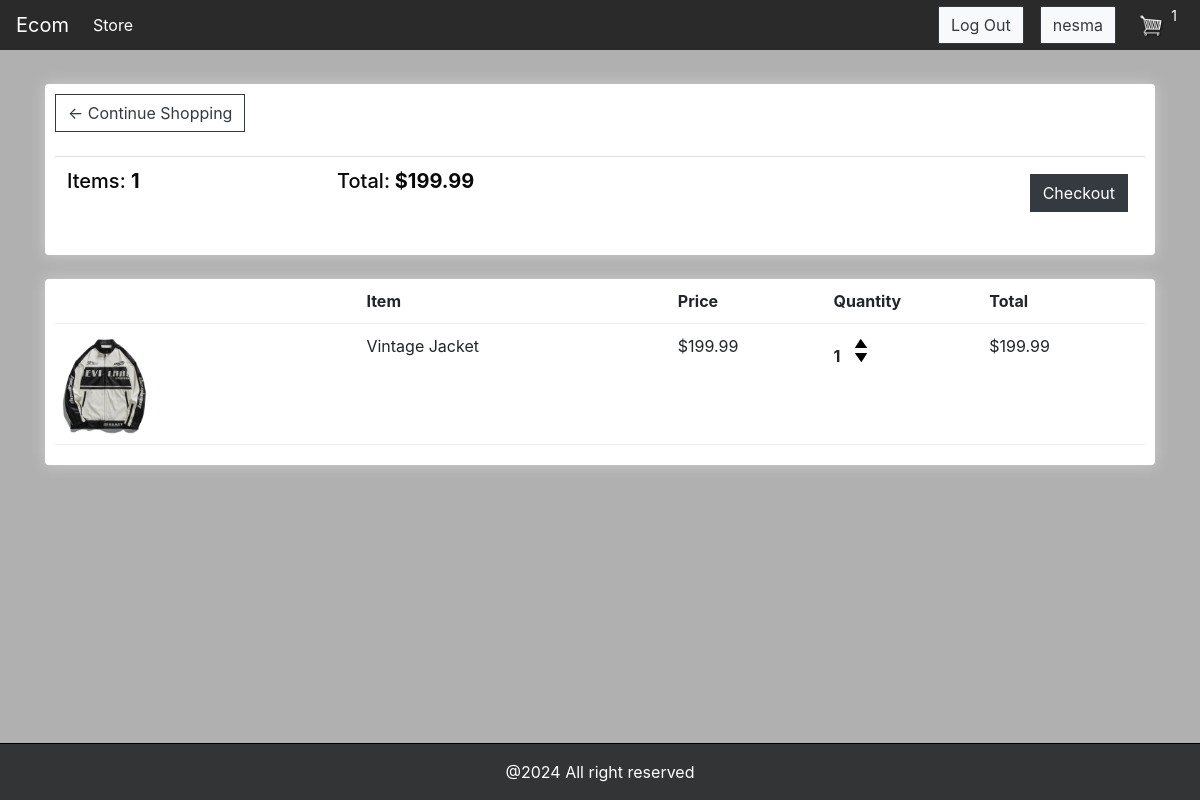
The app's page /cart/ (signed in) with its own data.
### myapp/models.py (models this page shows, shortened)
class Order(models.Model):
	customer = models.ForeignKey(Customer, on_delete=models.SET_NULL, null=True, blank=True)
	date_ordered = models.DateTimeField(auto_now_add=True)
	complete = models.BooleanField(default=False)
	transaction_id = models.CharField(max_length=100, null=True)
	@property
	def get_cart_total(self):
		orderitems = self.orderitem_set.all()
		total = sum([item.get_total for item in orderitems])
		return total
	@property
	def get_cart_items(self):
		orderitems = self.orderitem_set.all()
		total=sum([item.quantity for item in orderitems])
		return total

class OrderItem(models.Model):
	product = models.ForeignKey(Product, on_delete=models.SET_NULL,blank=True, null=True)
	order = models.ForeignKey(Order, on_delete=models.SET_NULL,blank=True, null=True)
	quantity = models.IntegerField(default=0, null=True, blank=True)
	date_added = models.DateTimeField(auto_now_add=True)
	@property
	def get_total(self):
		if self.product is None:
			return 0
		total = self.product.price * self.quantity
		return total

class Product(models.Model):
	name = models.CharField(max_length=200)
	price = models.DecimalField(max_digits=7,decimal_places=2)
	digital = models.BooleanField(default=False,null=True, blank=False)
	image = models.ImageField(null=True,blank=True)
	@property
	def imageURL(self):
		try:
			url=self.image.url
		except:
			url=""
		return url

### myapp/views.py (the view, shortened to what this page needs)
# urls.py: path('cart/', views.cart, name='cart'),
def cart(request):
	if request.user.is_authenticated:
		customer = request.user.customer
		order, created = Order.objects.get_or_create(customer=customer, complete=False)
		items = order.orderitem_set.all()
		cartItems = order.get_cart_items
	context = {'items':items, 'order':order, 'cartItems':cartItems}
	return render(request, 'cart.html', context)

### templates/cart.html (shortened to what this page needs)
{% extends 'main.html' %}
{% load static %}
{% block content %}
	<div class="row">
		<div class="col-lg-12">
			<div class="box-element">
				<a  class="btn btn-outline-dark" href="{% url 'store' %}">&#x2190; Continue Shopping</a>
				<br>
				<br>
				<table class="table">
					<tr>
						<th><h5>Items: <strong>{{order.get_cart_items}}</strong></h5></th>
						<th><h5>Total:<strong> ${{order.get_cart_total|floatformat:2}}</strong></h5></th>
						<th>
							<a  style="float:right; margin:5px;" class="btn btn-dark" href="{% url 'checkout' %}">Checkout</a>
						</th>
					</tr>
				</table>
			</div>
			<br>
			<div class="box-element">
				<div class="cart-row">
					<div style="flex:2"></div>
					<div style="flex:2"><strong>Item</strong></div>
					<div style="flex:1"><strong>Price</strong></div>
					<div style="flex:1"><strong>Quantity</strong></div>
					<div style="flex:1"><strong>Total</strong></div>
				</div>
				{% for item in items %}
				<div class="cart-row">
					<div style="flex:2"><img class="row-image" src="{{item.product.imageURL}}"></div>
					<div style="flex:2"><p>{{item.product.name}}</p></div>
					<div style="flex:1"><p>${{item.product.price|floatformat:2}}</p></div>
					<div style="flex:1">
						<p class="quantity">{{item.quantity}}</p>
						<div class="quantity">
							<img data-product="{{item.product.id}}" data-action="add" class="chg-quantity update-cart" src="{% static  'images/arrow-up.png' %}">
							<img data-product="{{item.product.id}}" data-action="remove" class="chg-quantity update-cart" src="{% static  'images/arrow-down.png' %}">
						</div>
					</div>
					<div style="flex:1"><p>${{item.get_total|floatformat:2}}</p></div>
				</div>
				{% endfor %}
			</div>
		</div>
	</div>
{% endblock content %}

### templates/includes/_navbar.html (shortened to what this page needs)
{% load static %}
<nav class="navbar navbar-expand-lg navbar-dark" id="navbar">
    <a class="navbar-brand" href="{% url 'store' %}">Ecom</a>
    <div class="collapse navbar-collapse" id="navbarSupportedContent">
      <ul class="navbar-nav mr-auto">
        <li class="nav-item active">
          <a class="nav-link" href="{% url 'store' %}">Store <span class="sr-only">(current)</span></a>
        </li>
      </ul>
      <div class="form-inline my-2 my-lg-0">
          {% if user.is_authenticated %}
          <a href="{% url 'logout' %}" class="btn btn-outline-dark btn-light m-2" role="button">Log Out</a>
          <a href="{% url 'change_password' %}" class="btn btn-outline-dark btn-light m-2" role="button">{{request.user}}</a>
          {% else %}
          <a href="{% url 'login' %}" class="btn btn-outline-dark btn-light m-2" role="button">Log in</a>
          <a href="{% url 'register' %}" class="btn btn-outline-dark btn-light m-2" role="button">Register</a>
          {% endif %}
           <a href="{% url 'cart' %}">
              <img  id="cart-icon" src="{% static 'images/cart.png' %}">
          </a>
          <p id="cart-total">{{cartItems}}</p>
      </div>
    </div>
  </nav>

### static/css/main.css (style rules this page uses)
body { background-color: hsl(0, 0%, 69%); display: flex; flex-direction: column; min-height: 100vh; margin: 0; }
.navbar { position: sticky; top: 0; background-color: #2a2a2a; height: 50px; z-index: 1000; }
h1,h2,h3,h4,h5,h6 { color:hsl(0, 0%, 3%); }
.box-element { box-shadow:hsl(0, 0%, 80%) 0 0 16px; background-color: #fff; border-radius: 4px; padding: 10px; }
#cart-icon { width:25px; display: inline-block; margin-left: 15px; }
#cart-total { text-align: center; color:#fff; width: 20px; height: 25px; border-radius: 50%; font-size: 14px; }
.col-lg-4, .col-lg-6, .col-lg-8, .col-lg-12 { margin-top: 10px; }
.btn { border-radius: 0; }
.row-image { width: 100px; }
.cart-row { display: flex; align-items: flex-stretch; padding-bottom: 10px; margin-bottom: 10px; border-bottom: 1px solid #ececec; }
.quantity { display: inline-block; font-weight: 700; padding-right:10px; }
.chg-quantity { width: 12px; cursor: pointer; display: block; margin-top: 5px; transition:.1s; }

### records on screen
Order: get_cart_items "1", get_cart_total "199.99"
OrderItem: product.imageURL (picture), product.name "Vintage Jacket", product.price "199.99", quantity "1", get_total "199.99"

### other values on screen
{{ request.user }} "nesma"
{{ cartItems }} "1"
